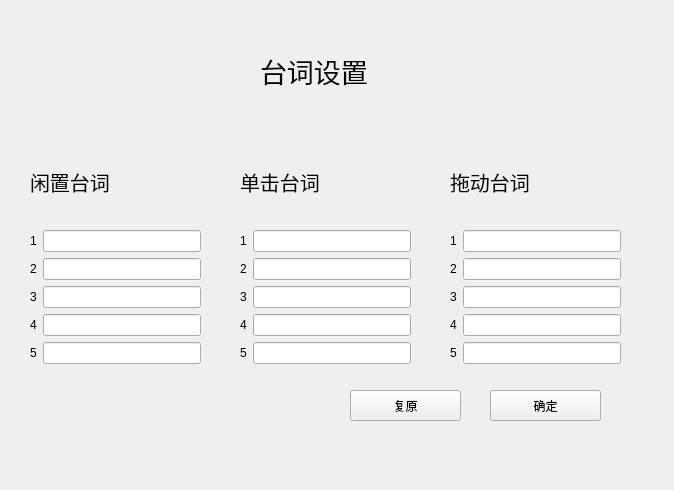
<?xml version="1.0" encoding="UTF-8"?>
<ui version="4.0">
 <class>taici</class>
 <widget class="QWidget" name="taici">
  <property name="geometry">
   <rect>
    <x>0</x>
    <y>0</y>
    <width>674</width>
    <height>490</height>
   </rect>
  </property>
  <property name="windowTitle">
   <string>Form</string>
  </property>
  <widget class="QWidget" name="verticalLayoutWidget">
   <property name="geometry">
    <rect>
     <x>30</x>
     <y>140</y>
     <width>171</width>
     <height>224</height>
    </rect>
   </property>
   <layout class="QVBoxLayout" name="verticalLayout">
    <item>
     <widget class="QLabel" name="label">
      <property name="font">
       <font>
        <pointsize>15</pointsize>
       </font>
      </property>
      <property name="text">
       <string>闲置台词</string>
      </property>
     </widget>
    </item>
    <item>
     <layout class="QFormLayout" name="formLayout_4">
      <item row="0" column="0">
       <widget class="QLabel" name="label_14">
        <property name="text">
         <string>1</string>
        </property>
       </widget>
      </item>
      <item row="0" column="1">
       <widget class="QLineEdit" name="lineEdit_12"/>
      </item>
      <item row="1" column="0">
       <widget class="QLabel" name="label_21">
        <property name="text">
         <string>2</string>
        </property>
       </widget>
      </item>
      <item row="1" column="1">
       <widget class="QLineEdit" name="lineEdit_18"/>
      </item>
      <item row="2" column="0">
       <widget class="QLabel" name="label_23">
        <property name="text">
         <string>3</string>
        </property>
       </widget>
      </item>
      <item row="2" column="1">
       <widget class="QLineEdit" name="lineEdit_19"/>
      </item>
      <item row="3" column="0">
       <widget class="QLabel" name="label_24">
        <property name="text">
         <string>4</string>
        </property>
       </widget>
      </item>
      <item row="3" column="1">
       <widget class="QLineEdit" name="lineEdit_20"/>
      </item>
      <item row="4" column="0">
       <widget class="QLabel" name="label_25">
        <property name="text">
         <string>5</string>
        </property>
       </widget>
      </item>
      <item row="4" column="1">
       <widget class="QLineEdit" name="lineEdit_21"/>
      </item>
     </layout>
    </item>
   </layout>
  </widget>
  <widget class="QWidget" name="verticalLayoutWidget_2">
   <property name="geometry">
    <rect>
     <x>240</x>
     <y>140</y>
     <width>171</width>
     <height>224</height>
    </rect>
   </property>
   <layout class="QVBoxLayout" name="verticalLayout_2">
    <item>
     <widget class="QLabel" name="label_8">
      <property name="font">
       <font>
        <pointsize>15</pointsize>
       </font>
      </property>
      <property name="text">
       <string>单击台词</string>
      </property>
     </widget>
    </item>
    <item>
     <layout class="QFormLayout" name="formLayout_2">
      <item row="0" column="0">
       <widget class="QLabel" name="label_9">
        <property name="text">
         <string>1</string>
        </property>
       </widget>
      </item>
      <item row="0" column="1">
       <widget class="QLineEdit" name="lineEdit_7"/>
      </item>
      <item row="1" column="0">
       <widget class="QLabel" name="label_10">
        <property name="text">
         <string>2</string>
        </property>
       </widget>
      </item>
      <item row="1" column="1">
       <widget class="QLineEdit" name="lineEdit_8"/>
      </item>
      <item row="2" column="0">
       <widget class="QLabel" name="label_11">
        <property name="text">
         <string>3</string>
        </property>
       </widget>
      </item>
      <item row="2" column="1">
       <widget class="QLineEdit" name="lineEdit_9"/>
      </item>
      <item row="3" column="0">
       <widget class="QLabel" name="label_12">
        <property name="text">
         <string>4</string>
        </property>
       </widget>
      </item>
      <item row="3" column="1">
       <widget class="QLineEdit" name="lineEdit_10"/>
      </item>
      <item row="4" column="0">
       <widget class="QLabel" name="label_13">
        <property name="text">
         <string>5</string>
        </property>
       </widget>
      </item>
      <item row="4" column="1">
       <widget class="QLineEdit" name="lineEdit_11"/>
      </item>
     </layout>
    </item>
   </layout>
  </widget>
  <widget class="QWidget" name="verticalLayoutWidget_3">
   <property name="geometry">
    <rect>
     <x>450</x>
     <y>140</y>
     <width>171</width>
     <height>224</height>
    </rect>
   </property>
   <layout class="QVBoxLayout" name="verticalLayout_3">
    <item>
     <widget class="QLabel" name="label_15">
      <property name="font">
       <font>
        <pointsize>15</pointsize>
       </font>
      </property>
      <property name="text">
       <string>拖动台词</string>
      </property>
     </widget>
    </item>
    <item>
     <layout class="QFormLayout" name="formLayout_3">
      <item row="0" column="0">
       <widget class="QLabel" name="label_16">
        <property name="text">
         <string>1</string>
        </property>
       </widget>
      </item>
      <item row="0" column="1">
       <widget class="QLineEdit" name="lineEdit_13"/>
      </item>
      <item row="1" column="0">
       <widget class="QLabel" name="label_17">
        <property name="text">
         <string>2</string>
        </property>
       </widget>
      </item>
      <item row="1" column="1">
       <widget class="QLineEdit" name="lineEdit_14"/>
      </item>
      <item row="2" column="0">
       <widget class="QLabel" name="label_18">
        <property name="text">
         <string>3</string>
        </property>
       </widget>
      </item>
      <item row="2" column="1">
       <widget class="QLineEdit" name="lineEdit_15"/>
      </item>
      <item row="3" column="0">
       <widget class="QLabel" name="label_19">
        <property name="text">
         <string>4</string>
        </property>
       </widget>
      </item>
      <item row="3" column="1">
       <widget class="QLineEdit" name="lineEdit_16"/>
      </item>
      <item row="4" column="0">
       <widget class="QLabel" name="label_20">
        <property name="text">
         <string>5</string>
        </property>
       </widget>
      </item>
      <item row="4" column="1">
       <widget class="QLineEdit" name="lineEdit_17"/>
      </item>
     </layout>
    </item>
   </layout>
  </widget>
  <widget class="QLabel" name="label_22">
   <property name="geometry">
    <rect>
     <x>260</x>
     <y>50</y>
     <width>181</width>
     <height>41</height>
    </rect>
   </property>
   <property name="font">
    <font>
     <pointsize>20</pointsize>
    </font>
   </property>
   <property name="text">
    <string>台词设置</string>
   </property>
  </widget>
  <widget class="QPushButton" name="pushButton">
   <property name="geometry">
    <rect>
     <x>490</x>
     <y>390</y>
     <width>111</width>
     <height>31</height>
    </rect>
   </property>
   <property name="text">
    <string>确定</string>
   </property>
  </widget>
  <widget class="QPushButton" name="pushButton_2">
   <property name="geometry">
    <rect>
     <x>350</x>
     <y>390</y>
     <width>111</width>
     <height>31</height>
    </rect>
   </property>
   <property name="text">
    <string>复原</string>
   </property>
  </widget>
 </widget>
 <resources/>
 <connections/>
</ui>
